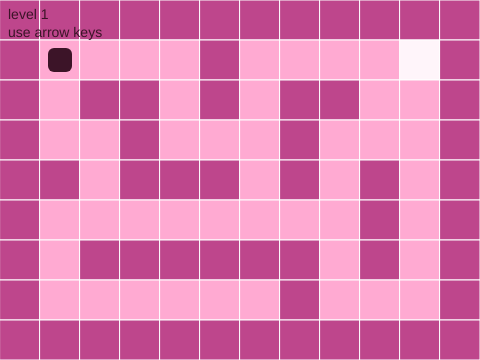
Frame 1 (no input)
Frame 60 (no input): identical to frame 1, image omitted
Frame 120 (the mouse pressed at the canvas centre since frame 60): identical to frame 1, image omitted

The p5.js sketch that drew this single still picture (run headless with seeded random() and noise() and a simulated clock; from frame 60 on, the mouse is pressed at the canvas centre):

// p5.js sketch
// ── sketch.js
// week 4 side quest: data-driven level using arrays + loops
// tiles: 0 floor, 1 wall, 2 goal, 3 player start

let tileSize = 40;

let levels = [
  {
    name: "level 1",
    grid: [
      [1, 1, 1, 1, 1, 1, 1, 1, 1, 1, 1, 1],
      [1, 3, 0, 0, 0, 1, 0, 0, 0, 0, 2, 1],
      [1, 0, 1, 1, 0, 1, 0, 1, 1, 0, 0, 1],
      [1, 0, 0, 1, 0, 0, 0, 1, 0, 0, 0, 1],
      [1, 1, 0, 1, 1, 1, 0, 1, 0, 1, 0, 1],
      [1, 0, 0, 0, 0, 0, 0, 0, 0, 1, 0, 1],
      [1, 0, 1, 1, 1, 1, 1, 1, 0, 1, 0, 1],
      [1, 0, 0, 0, 0, 0, 0, 1, 0, 0, 0, 1],
      [1, 1, 1, 1, 1, 1, 1, 1, 1, 1, 1, 1],
    ],
  },
  {
    name: "level 2",
    grid: [
      [1, 1, 1, 1, 1, 1, 1, 1, 1, 1, 1, 1],
      [1, 3, 0, 0, 1, 0, 0, 0, 0, 0, 2, 1],
      [1, 0, 1, 0, 1, 0, 1, 1, 1, 0, 0, 1],
      [1, 0, 1, 0, 0, 0, 0, 0, 1, 0, 1, 1],
      [1, 0, 1, 1, 1, 1, 1, 0, 1, 0, 0, 1],
      [1, 0, 0, 0, 0, 0, 1, 0, 1, 1, 0, 1],
      [1, 1, 1, 1, 0, 0, 1, 0, 0, 0, 0, 1],
      [1, 0, 0, 0, 0, 1, 1, 1, 1, 1, 0, 1],
      [1, 1, 1, 1, 1, 1, 1, 1, 1, 1, 1, 1],
    ],
  },
];

let levelIndex = 0;
let grid = [];

let playerR = 0;
let playerC = 0;

function setup() {
  loadLevel(0);
}

function draw() {
  background(255, 210, 230);

  drawGrid();
  drawPlayer();
  drawHud();
}

function loadLevel(idx) {
  levelIndex = idx;

  grid = copyGrid(levels[levelIndex].grid);

  createCanvas(grid[0].length * tileSize, grid.length * tileSize);

  for (let r = 0; r < grid.length; r++) {
    for (let c = 0; c < grid[r].length; c++) {
      if (grid[r][c] === 3) {
        playerR = r;
        playerC = c;
        grid[r][c] = 0;
      }
    }
  }
}

function copyGrid(source) {
  // simple deep copy for a 2d array of numbers
  let result = [];
  for (let r = 0; r < source.length; r++) {
    result[r] = [];
    for (let c = 0; c < source[r].length; c++) {
      result[r][c] = source[r][c];
    }
  }
  return result;
}

function drawGrid() {
  for (let r = 0; r < grid.length; r++) {
    for (let c = 0; c < grid[r].length; c++) {
      let t = grid[r][c];

      if (t === 1) fill(190, 70, 140);
      else if (t === 2) fill(255, 245, 250);
      else fill(255, 170, 210);

      stroke(255);
      rect(c * tileSize, r * tileSize, tileSize, tileSize);
    }
  }
}

function drawPlayer() {
  noStroke();
  fill(60, 20, 40);
  rect(
    playerC * tileSize + 8,
    playerR * tileSize + 8,
    tileSize - 16,
    tileSize - 16,
    6,
  );
}

function drawHud() {
  fill(60, 20, 40);
  noStroke();
  textAlign(LEFT, TOP);
  textSize(14);
  text(levels[levelIndex].name, 8, 8);
  text("use arrow keys", 8, 26);
}

function keyPressed() {
  let newR = playerR;
  let newC = playerC;

  if (keyCode === LEFT_ARROW) newC--;
  if (keyCode === RIGHT_ARROW) newC++;
  if (keyCode === UP_ARROW) newR--;
  if (keyCode === DOWN_ARROW) newR++;

  // bounds check
  if (newR < 0 || newR >= grid.length || newC < 0 || newC >= grid[0].length) {
    return;
  }

  // wall collision
  if (grid[newR][newC] === 1) {
    return;
  }

  // move
  playerR = newR;
  playerC = newC;

  // goal check
  if (grid[playerR][playerC] === 2) {
    nextLevel();
  }
}

function nextLevel() {
  let next = levelIndex + 1;
  if (next < levels.length) {
    loadLevel(next);
  } else {
    // restart if finished
    loadLevel(0);
  }
}
